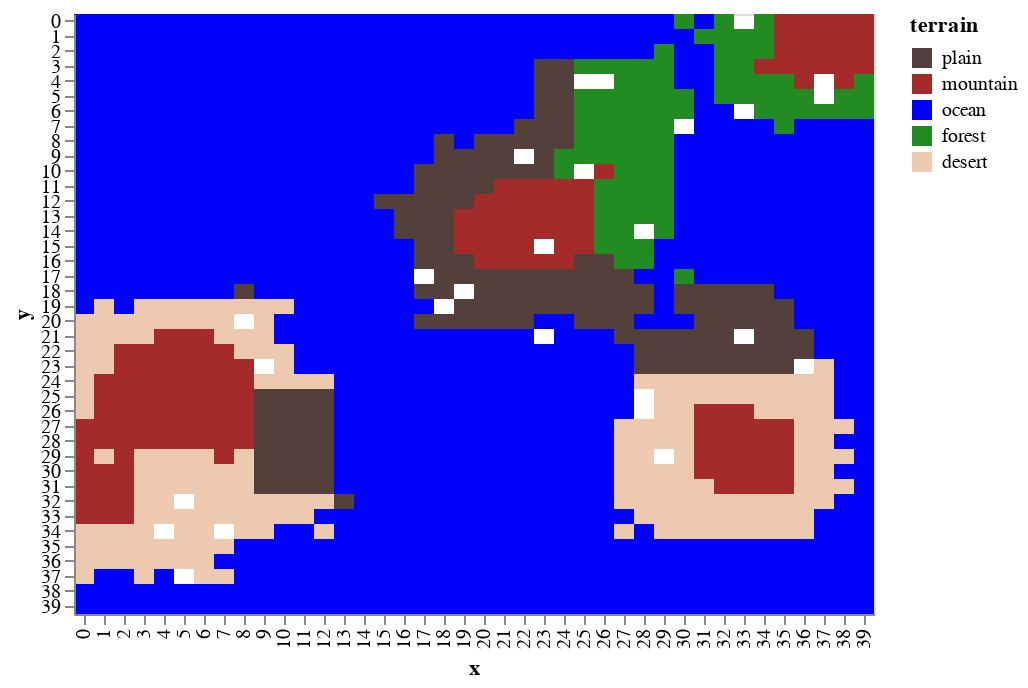

The code cell stored with this chart in its notebook:
### Code cell
draw.drawterrainadvanced(world.df_features)

### Figure 1 — Vega-Lite specification as saved in the notebook (floating-point values rounded to 4 significant figures; data arrays with more than 128 entries replaced by an {"elided": "..."} marker saying what was removed)
{"$schema": "https://vega.github.io/schema/vega-lite/v2.6.0.json", "config": {"view": {"height": 300, "width": 400}}, "data": {"name": "data-8b2307ca61468fe4b7c81b8b63779add"}, "datasets": {"data-8b2307ca61468fe4b7c81b8b63779add": {"elided": "1600 records"}}, "encoding": {"color": {"field": "terrain", "scale": {"domain": ["plain", "mountain", "ocean", "forest", "desert"], "range": ["#53403B", "brown", "blue", "#228b22", "#edc9af"]}, "type": "nominal"}, "x": {"field": "x", "type": "ordinal"}, "y": {"field": "y", "type": "ordinal"}}, "mark": "rect"}
